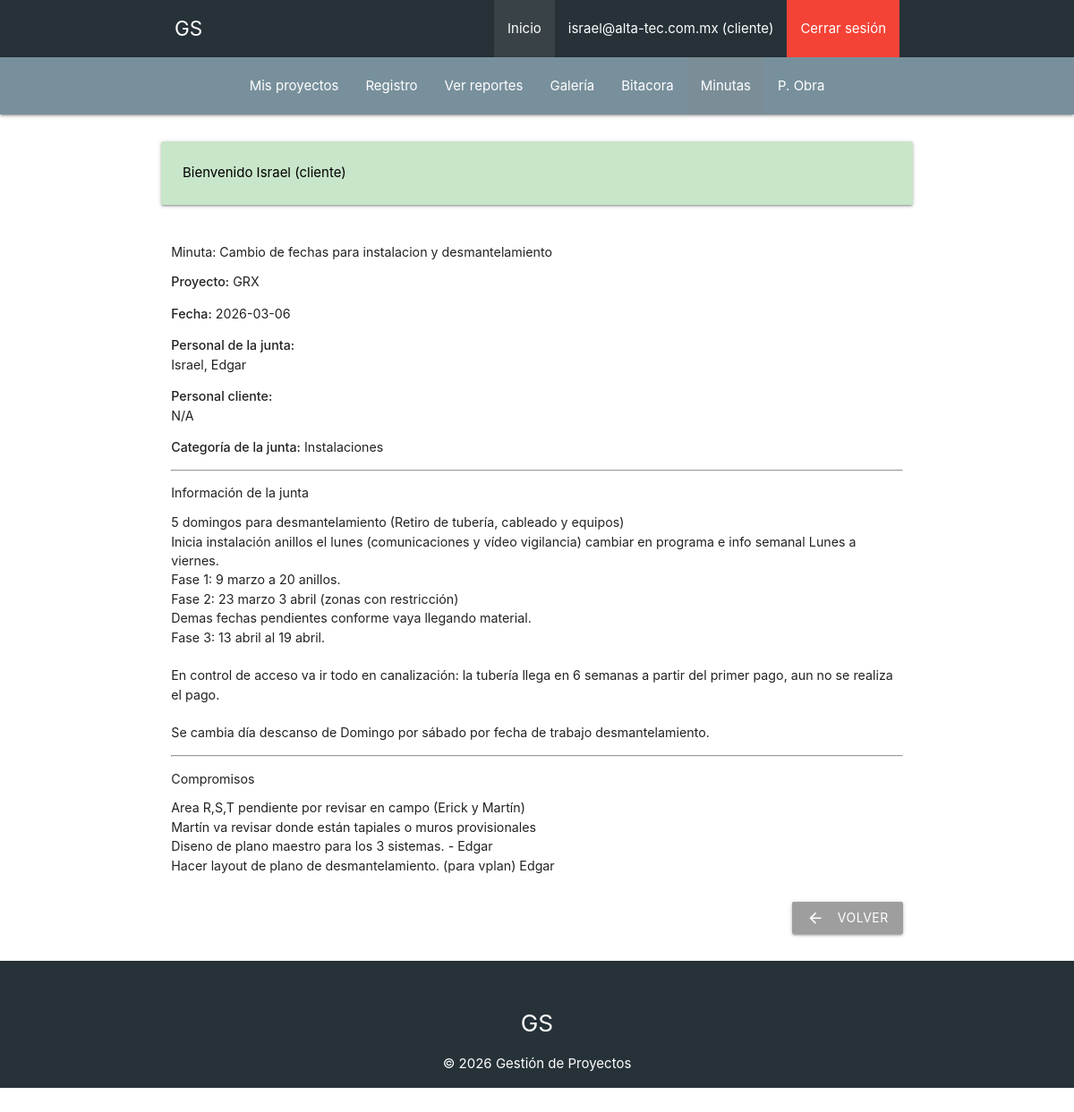
/minutas/detalle?id=5 (signed in), run on the app's committed database.
### tables this page shows
CREATE TABLE `minutas` (
  `id` int NOT NULL AUTO_INCREMENT,
  `proyecto_id` int NOT NULL,
  `fecha` date NOT NULL,
  `tituloJunta` text,
  `personalJunta` text,
  `personalCliente` text,
  `categoriaJunta` text,
  `informacionJunta` text,
  `compromisos` text,
  PRIMARY KEY (`id`)
);

CREATE TABLE `proyectos` (
  `id` int NOT NULL AUTO_INCREMENT,
  `nombre` varchar(255) NOT NULL,
  `ubicacion` varchar(255) NOT NULL,
  `disciplina_id` int NOT NULL,
  `subdisciplina_id` int NOT NULL,
  `fecha_inicio` date NOT NULL,
  `fecha_fin` date DEFAULT NULL,
  PRIMARY KEY (`id`),
  KEY `disciplina_id` (`disciplina_id`),
  KEY `subdisciplina_id` (`subdisciplina_id`),
  CONSTRAINT `proyectos_ibfk_1` FOREIGN KEY (`disciplina_id`) REFERENCES `disciplinas` (`id`),
  CONSTRAINT `proyectos_ibfk_2` FOREIGN KEY (`subdisciplina_id`) REFERENCES `subdisciplinas` (`id`)
);

### controllers/MinutaController.php (called while the page is built, shortened)
<?php
class MinutaController {
    public static function detalle(Router $router) {
        $id = $_GET['id'] ?? null;
        $id = filter_var($id, FILTER_VALIDATE_INT);
        $minuta = Minuta::find($id);
        $proyecto = Proyecto::find($minuta->proyecto_id);
        $router->render('minutas/detalle', [
            'minuta' => $minuta,
            'proyecto' => $proyecto
        ]);
    }
}

### public/index.php (called while the page is built, shortened)
<?php
$router = new Router();
$router->get('/', [PaginasController::class, 'index']);
$router->post('/', [PaginasController::class, 'index']);
$router->get('/p-obra', [ActividadObraController::class, 'index']);
$router->get('/p-obra/crear', [ActividadObraController::class, 'crear']);
$router->post('/p-obra/crear', [ActividadObraController::class, 'crear']);
$router->get('/p-obra/editar', [ActividadObraController::class, 'editar']);
$router->post('/p-obra/editar', [ActividadObraController::class, 'editar']);
$router->post('/p-obra/eliminar', [ActividadObraController::class, 'eliminar']);
$router->get('/logout', [AuthController::class, 'logout']);
$router->get('/admin', [AdminController::class, 'index']);
$router->get('/empresas', [EmpresaController::class, 'index']);
$router->get('/empresas/crear', [EmpresaController::class, 'crear']);
$router->post('/empresas/crear', [EmpresaController::class, 'crear']);
$router->get('/empresas/actualizar', [EmpresaController::class, 'actualizar']);
$router->post('/empresas/actualizar', [EmpresaController::class, 'actualizar']);
$router->post('/empresas/eliminar', [EmpresaController::class, 'eliminar']);
$router->get('/permisos', [PermisoController::class, 'index']);
$router->get('/permisos/crear', [PermisoController::class, 'crear']);
$router->post('/permisos/crear', [PermisoController::class, 'crear']);
$router->get('/permisos/actualizar', [PermisoController::class, 'actualizar']);
$router->post('/permisos/actualizar', [PermisoController::class, 'actualizar']);
$router->post('/permisos/eliminar', [PermisoController::class, 'eliminar']);
$router->get('/mis-proyectos', [PermisoController::class, 'misProyectos']);
$router->get('/clientes', [UsuarioController::class, 'index']);
$router->get('/clientes/crear', [UsuarioController::class, 'crear']);
$router->post('/clientes/crear', [UsuarioController::class, 'crear']);
$router->get('/clientes/actualizar', [UsuarioController::class, 'actualizar']);
$router->post('/clientes/actualizar', [UsuarioController::class, 'actualizar']);
$router->post('/clientes/eliminar', [UsuarioController::class, 'eliminar']);
$router->get('/disciplinas', [DisciplinaController::class, 'index']);
$router->get('/disciplinas/crear', [DisciplinaController::class, 'crear']);
$router->post('/disciplinas/crear', [DisciplinaController::class, 'crear']);
$router->get('/disciplinas/actualizar', [DisciplinaController::class, 'actualizar']);
$router->post('/disciplinas/actualizar', [DisciplinaController::class, 'actualizar']);
$router->post('/disciplinas/eliminar', [DisciplinaController::class, 'eliminar']);
$router->get('/subdisciplinas', [SubdisciplinaController::class, 'index']);
$router->get('/subdisciplinas/crear', [SubdisciplinaController::class, 'crear']);
$router->post('/subdisciplinas/crear', [SubdisciplinaController::class, 'crear']);
$router->get('/subdisciplinas/actualizar', [SubdisciplinaController::class, 'actualizar']);
$router->post('/subdisciplinas/actualizar', [SubdisciplinaController::class, 'actualizar']);
$router->post('/subdisciplinas/eliminar', [SubdisciplinaController::class, 'eliminar']);
$router->get('/proyectos', [ProyectoController::class, 'index']);
$router->get('/proyectos/crear', [ProyectoController::class, 'crear']);
$router->post('/proyectos/crear', [ProyectoController::class, 'crear']);
$router->get('/proyectos/actualizar', [ProyectoController::class, 'actualizar']);
$router->post('/proyectos/actualizar', [ProyectoController::class, 'actualizar']);
$router->post('/proyectos/eliminar', [ProyectoController::class, 'eliminar']);
$router->get('/reportes', [ReporteController::class, 'index']);
$router->get('/reportes/crear', [ReporteController::class, 'crear']);
$router->post('/reportes/crear', [ReporteController::class, 'crear']);
$router->get('/reportes/editar', [ReporteController::class, 'editar']);
$router->post('/reportes/editar', [ReporteController::class, 'editar']);
$router->get('/reportes/detalle', [ReporteController::class, 'detalle']);
$router->post('/reportes/eliminar', [ReporteController::class, 'eliminar']);
$router->get('/reportes/galeria', [ReporteController::class, 'galeria']);
$router->get('/categorias', [CategoriaController::class, 'index']);
$router->get('/categorias/crear', [CategoriaController::class, 'crear']);
$router->post('/categorias/crear', [CategoriaController::class, 'crear']);
$router->get('/categorias/actualizar', [CategoriaController::class, 'actualizar']);
$router->post('/categorias/actualizar', [CategoriaController::class, 'actualizar']);
$router->post('/categorias/eliminar', [CategoriaController::class, 'eliminar']);
$router->get('/bitacora', [BitacoraController::class, 'index']);
$router->get('/bitacora/crear', [BitacoraController::class, 'crear']);
$router->post('/bitacora/crear', [BitacoraController::class, 'crear']);
$router->get('/bitacora/editar', [BitacoraController::class, 'editar']);
$router->post('/bitacora/editar', [BitacoraController::class, 'editar']);
$router->post('/bitacora/eliminar', [BitacoraController::class, 'eliminar']);
$router->get('/bitacora/detalle', [BitacoraController::class, 'detalle']);
$router->get('/minutas', [MinutaController::class, 'index']);
$router->get('/minutas/crear', [MinutaController::class, 'crear']);
$router->post('/minutas/crear', [MinutaController::class, 'crear']);
$router->get('/minutas/actualizar', [MinutaController::class, 'actualizar']);
$router->post('/minutas/actualizar', [MinutaController::class, 'actualizar']);
$router->post('/minutas/eliminar', [MinutaController::class, 'eliminar']);
$router->get('/minutas/detalle', [MinutaController::class, 'detalle']);
$router->comprobarRutas();

### models/ActiveRecord.php (called while the page is built, shortened)
<?php
class ActiveRecord {
    protected static $infoBasedatos;
    protected static $tabla = '';
    public static function confDatabase($baseDatos) {
        self::$infoBasedatos = $baseDatos;
    }
    public static function consultaSQL($query) {
        $resultado = self::$infoBasedatos->query($query);
        $array = [];
        while($registroDB = $resultado->fetch_assoc()) {
            $array[] = static::crearObjeto($registroDB);
        }
        return $array;
    }
    protected static function crearObjeto($registro) {
        $objeto = new static;
        foreach($registro as $key => $value) {
            if(property_exists($objeto, $key)) {
                $objeto->$key = $value;
            }
        }
        return $objeto;
    }
    public static function find($id) {
        $consulta = "SELECT * FROM " . static::$tabla . " WHERE id = $id";
        $resultado = self::consultaSQL($consulta);
        return array_shift($resultado);
    }
}

### views/minutas/detalle.php (the view, shortened to what this page needs)
<div class="row minuta-detalle">
    <div class="col s12">
        <h2>Minuta: <?php echo htmlspecialchars($minuta->tituloJunta); ?></h2>
        <p><strong>Proyecto:</strong> <?php echo htmlspecialchars($proyecto->nombre ?? ''); ?></p>
        <p><strong>Fecha:</strong> <?php echo $minuta->fecha; ?></p>
        <p><strong>Personal de la junta:</strong><br><?php echo nl2br(htmlspecialchars($minuta->personalJunta)); ?></p>
        <p><strong>Personal cliente:</strong><br><?php echo nl2br(htmlspecialchars($minuta->personalCliente)); ?></p>
        <p><strong>Categoría de la junta:</strong> <?php echo htmlspecialchars($minuta->categoriaJunta); ?></p>
        <hr>
        <h5>Información de la junta</h5>
        <p><?php echo nl2br(htmlspecialchars($minuta->informacionJunta)); ?></p>
        <hr>
        <h5>Compromisos</h5>
        <p><?php echo nl2br(htmlspecialchars($minuta->compromisos)); ?></p>
        <?php if(!isset($_GET['print'])): ?>
        <div class="right-align" style="margin-top:2rem;">
            <a href="/minutas" class="btn grey"><i class="material-icons left">arrow_back</i>Volver</a>
        </div>
        <?php endif; ?>
    </div>
</div>

### public/css/custom.css (style rules this page uses)
h2 { margin-top: 2rem; margin-bottom: 1rem; }
.right-align .btn { margin-left: 0.5rem; }
.minuta-detalle p, .minuta-detalle h2, .minuta-detalle h5 { font-size: 0.95rem; }

### data on the page
minutas: tituloJunta "Cambio de fechas para instalacion y desmantelamiento", fecha "2026-03-06", personalJunta "Israel, Edgar", personalCliente "N/A", categoriaJunta "Instalaciones", informacionJunta "5 domingos para desmantelamiento (Retiro de tubería, cableado y equipos) Inicia instalación anillos el lunes (comunicaciones y vídeo vigilancia) cambiar en programa e info semanal Lunes a viernes. Fase 1: 9 marzo a 20 anillos. Fase 2: 23 marzo 3 abril (zonas con restricción) Demas fechas pendientes conforme vaya llegando material. Fase 3: 13 abril al 19 abril. En control de acceso va ir todo en canalización: la tubería llega en 6 semanas a partir del primer pago, aun no se realiza el pago. Se cambia día descanso de Domingo por sábado por fecha de trabajo desmantelamiento.", compromisos "Area R,S,T pendiente por revisar en campo (Erick y Martín) Martín va revisar donde están tapiales o muros provisionales Diseno de plano maestro para los 3 sistemas. - Edgar Hacer layout de plano de desmantelamiento. (para vplan) Edgar"
proyectos: nombre "GRX"

### other printed values
usuarioActual() "israel@alta-tec.com.mx"
rolActual() "cliente"
$textoMensaje "Bienvenido Israel (cliente)"
